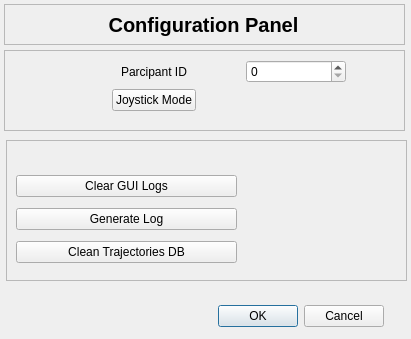
<?xml version="1.0" encoding="UTF-8"?>
<ui version="4.0">
 <class>ConfigDialog</class>
 <widget class="QDialog" name="ConfigDialog">
  <property name="geometry">
   <rect>
    <x>0</x>
    <y>0</y>
    <width>411</width>
    <height>339</height>
   </rect>
  </property>
  <property name="windowTitle">
   <string>Dialog</string>
  </property>
  <widget class="QDialogButtonBox" name="buttonBox">
   <property name="geometry">
    <rect>
     <x>204</x>
     <y>300</y>
     <width>180</width>
     <height>32</height>
    </rect>
   </property>
   <property name="orientation">
    <enum>Qt::Horizontal</enum>
   </property>
   <property name="standardButtons">
    <set>QDialogButtonBox::Cancel|QDialogButtonBox::Ok</set>
   </property>
  </widget>
  <widget class="QFrame" name="frame">
   <property name="geometry">
    <rect>
     <x>4</x>
     <y>50</y>
     <width>401</width>
     <height>81</height>
    </rect>
   </property>
   <property name="frameShape">
    <enum>QFrame::StyledPanel</enum>
   </property>
   <property name="frameShadow">
    <enum>QFrame::Raised</enum>
   </property>
   <widget class="QWidget" name="formLayoutWidget">
    <property name="geometry">
     <rect>
      <x>0</x>
      <y>10</y>
      <width>401</width>
      <height>85</height>
     </rect>
    </property>
    <layout class="QFormLayout" name="formLayout">
     <property name="sizeConstraint">
      <enum>QLayout::SetDefaultConstraint</enum>
     </property>
     <property name="labelAlignment">
      <set>Qt::AlignCenter</set>
     </property>
     <property name="formAlignment">
      <set>Qt::AlignHCenter|Qt::AlignTop</set>
     </property>
     <property name="horizontalSpacing">
      <number>50</number>
     </property>
     <item row="0" column="0">
      <widget class="QLabel" name="parcipantIDLabel">
       <property name="text">
        <string>Parcipant ID</string>
       </property>
      </widget>
     </item>
     <item row="0" column="1">
      <widget class="QSpinBox" name="partIdSpinBox">
       <property name="maximumSize">
        <size>
         <width>100</width>
         <height>16777215</height>
        </size>
       </property>
       <property name="maximum">
        <number>10000000</number>
       </property>
      </widget>
     </item>
     <item row="2" column="0">
      <widget class="QLabel" name="parcipantIDLabel_3">
       <property name="text">
        <string/>
       </property>
      </widget>
     </item>
     <item row="1" column="0">
      <widget class="QPushButton" name="joystickModeButton">
       <property name="toolTip">
        <string>&lt;html&gt;&lt;head/&gt;&lt;body&gt;&lt;p&gt;Disable the arm control from the interface&lt;/p&gt;&lt;/body&gt;&lt;/html&gt;</string>
       </property>
       <property name="text">
        <string>Joystick Mode</string>
       </property>
       <property name="checkable">
        <bool>true</bool>
       </property>
      </widget>
     </item>
    </layout>
   </widget>
  </widget>
  <widget class="QFrame" name="frame_2">
   <property name="geometry">
    <rect>
     <x>4</x>
     <y>4</y>
     <width>401</width>
     <height>41</height>
    </rect>
   </property>
   <property name="frameShape">
    <enum>QFrame::StyledPanel</enum>
   </property>
   <property name="frameShadow">
    <enum>QFrame::Raised</enum>
   </property>
   <widget class="QWidget" name="verticalLayoutWidget">
    <property name="geometry">
     <rect>
      <x>-1</x>
      <y>0</y>
      <width>401</width>
      <height>41</height>
     </rect>
    </property>
    <layout class="QVBoxLayout" name="verticalLayout">
     <item>
      <widget class="QLabel" name="label">
       <property name="font">
        <font>
         <pointsize>15</pointsize>
         <weight>75</weight>
         <bold>true</bold>
        </font>
       </property>
       <property name="text">
        <string>Configuration Panel</string>
       </property>
       <property name="textFormat">
        <enum>Qt::PlainText</enum>
       </property>
       <property name="alignment">
        <set>Qt::AlignCenter</set>
       </property>
      </widget>
     </item>
    </layout>
   </widget>
  </widget>
  <widget class="QFrame" name="frame_3">
   <property name="geometry">
    <rect>
     <x>6</x>
     <y>140</y>
     <width>401</width>
     <height>141</height>
    </rect>
   </property>
   <property name="frameShape">
    <enum>QFrame::StyledPanel</enum>
   </property>
   <property name="frameShadow">
    <enum>QFrame::Raised</enum>
   </property>
   <widget class="QWidget" name="verticalLayoutWidget_2">
    <property name="geometry">
     <rect>
      <x>10</x>
      <y>30</y>
      <width>221</width>
      <height>101</height>
     </rect>
    </property>
    <layout class="QVBoxLayout" name="verticalLayout_2">
     <item>
      <widget class="QPushButton" name="pushButton_2">
       <property name="text">
        <string>Clear GUI Logs</string>
       </property>
      </widget>
     </item>
     <item>
      <widget class="QPushButton" name="generateLog_button">
       <property name="text">
        <string>Generate Log</string>
       </property>
      </widget>
     </item>
     <item>
      <widget class="QPushButton" name="pushButton">
       <property name="text">
        <string>Clean Trajectories DB</string>
       </property>
      </widget>
     </item>
    </layout>
   </widget>
  </widget>
 </widget>
 <resources/>
 <connections>
  <connection>
   <sender>buttonBox</sender>
   <signal>accepted()</signal>
   <receiver>ConfigDialog</receiver>
   <slot>accept()</slot>
   <hints>
    <hint type="sourcelabel">
     <x>248</x>
     <y>254</y>
    </hint>
    <hint type="destinationlabel">
     <x>157</x>
     <y>274</y>
    </hint>
   </hints>
  </connection>
  <connection>
   <sender>buttonBox</sender>
   <signal>rejected()</signal>
   <receiver>ConfigDialog</receiver>
   <slot>reject()</slot>
   <hints>
    <hint type="sourcelabel">
     <x>316</x>
     <y>260</y>
    </hint>
    <hint type="destinationlabel">
     <x>286</x>
     <y>274</y>
    </hint>
   </hints>
  </connection>
 </connections>
</ui>
